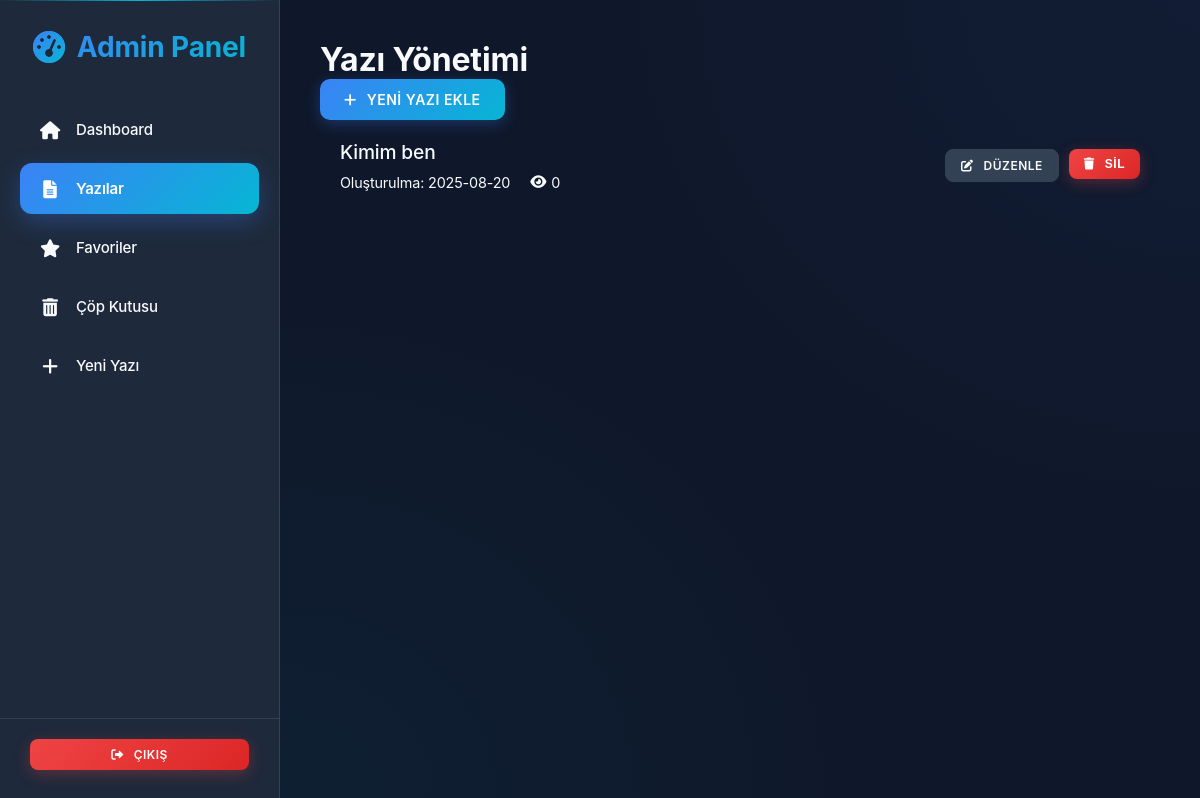
Page /gag-panel-511/posts (signed in) on the committed database.
### tables this page shows
CREATE TABLE posts (
                  id INTEGER PRIMARY KEY AUTOINCREMENT,
                  title TEXT NOT NULL,
                  excerpt TEXT,
                  content TEXT NOT NULL,
                  category TEXT,
                  image_filename TEXT,
                  image_class TEXT,
                  created_at TIMESTAMP DEFAULT CURRENT_TIMESTAMP,
                  updated_at TIMESTAMP DEFAULT CURRENT_TIMESTAMP,
                  views INTEGER DEFAULT 0, is_deleted INTEGER DEFAULT 0, deleted_at TIMESTAMP);

### app.py (the view)
@app.route(f"{ADMIN_PREFIX}/posts")
def admin_posts():
    if 'admin_logged_in' not in session:
        return redirect(url_for('admin_login'))
    conn = sqlite3.connect('blog.db')
    conn.row_factory = sqlite3.Row
    c = conn.cursor()
    c.execute("SELECT * FROM posts WHERE is_deleted=0 ORDER BY created_at DESC")
    posts = c.fetchall()
    conn.close()
    return render_template('admin/posts.html', posts=posts)

### app.py (called while the page is built)
@app.after_request
def after_request(response):
    response.headers['Cache-Control'] = 'no-cache, no-store, must-revalidate'
    response.headers['Pragma'] = 'no-cache'
    response.headers['Expires'] = '0'
    response.headers['X-Content-Type-Options'] = 'nosniff'
    response.headers['X-Frame-Options'] = 'DENY'
    response.headers['Referrer-Policy'] = 'no-referrer-when-downgrade'
    if (request.headers.get('X-Forwarded-Proto', 'http') == 'https'):
        response.headers['Strict-Transport-Security'] = 'max-age=63072000; includeSubDomains; preload'
    return response

### templates/admin/posts.html (shortened to what this page needs)
{% extends 'admin/base.html' %}
{% block admin_content %}
<div class="header">
    <h1 class="header-title">Yazı Yönetimi</h1>
    <a href="{{ url_for('admin_new_post') }}" class="btn btn-primary">
        <i class="fas fa-plus"></i> Yeni Yazı Ekle
    </a>
</div>
<div class="content-block">
    <ul class="posts-list">
        {% for post in posts %}
        <li class="post-item">
            <div class="post-info">
                <h3 class="post-title">{{ post['title'] }}</h3>
                <div class="post-meta">
                    <span>Oluşturulma: {{ post['created_at'][:10] if post['created_at'] else 'Tarih Yok' }}</span>
                    <span><i class="fas fa-eye"></i> {{ post['views'] if post['views'] else 0 }}</span>
                </div>
            </div>
            <div class="post-actions">
                <a href="{{ url_for('admin_edit_post', post_id=post['id']) }}" class="btn btn-secondary btn-sm">
                    <i class="fas fa-edit"></i> Düzenle
                </a>
                <form action="{{ url_for('admin_delete_post', post_id=post['id']) }}" method="POST" onsubmit="return confirm('Bu yazıyı silmek istediğinizden emin misiniz?');" style="display: inline;">
                    <button type="submit" class="btn btn-danger btn-sm">
                        <i class="fas fa-trash"></i> Sil
                    </button>
                </form>
            </div>
        </li>
        {% else %}
        <div class="no-content">
            <h3>Henüz hiç yazı oluşturulmamış.</h3>
            <p>Başlamak için yukarıdaki "Yeni Yazı Ekle" butonunu kullanabilirsiniz.</p>
        </div>
        {% endfor %}
    </ul>
</div>
{% endblock %}

### templates/admin/base.html (style rules this page uses)
:root { --admin-bg-primary: #0f172a; --admin-bg-secondary: #1e293b; --admin-bg-tertiary: #334155; --admin-surface: #1e293b; --admin-surface-hover: #334155; --admin-primary: #3b82f6; --admin-primary-hover: #2563eb; --admin-accent: #06b6d4; --admin-success: #10b981; --admin-warning: #f59e0b; --admin-danger: #ef4444; --admin-text-primary: #f8fafc; --admin-text-secondary: #cbd5e1; --admin-text-muted: #94a3b8; --admin-border: #334155; --admin-border-light: #475569; --admin-shadow: rgba(0, 0, 0, 0.25); --admin-shadow-lg: rgba(0, 0, 0, 0.4); --admin-bg-dark: var(--admin-bg-primary); --admin-surface-dark: var(--admin-surface); --admin-primary-orange: var(--admin-primary); --admin-primary-orange-hover: var(--admin-primary-hover); --admin-text-light: var(--admin-text-primary); --admin-text-muted: var(--admin-text-muted); --admin-border-dark: var(--admin-border); --admin-bg-secondary: var(--admin-surface); --admin-border-color: var(--admin-border); --admin-primary-accent: var(--admin-accent); --admin-header-color: var(--admin-primary); --admin-text-emphasis: var(--admin-text-primary); --admin-text-secondary: var(--admin-text-secondary); --admin-bg-hover: var(--admin-surface-hover); }
body { background: linear-gradient(135deg, var(--admin-bg-primary) 0%, var(--admin-bg-secondary) 100%) !important; color: var(--admin-text-primary) !important; font-family: 'Inter', -apple-system, BlinkMacSystemFont, "Segoe UI", Roboto, "Helvetica Neue", Arial, sans-serif !important; margin: 0 !important; padding: 0 !important; font-weight: 400; letter-spacing: -0.01em; }
* { margin: 0; padding: 0; box-sizing: border-box; }
html, body { height: 100%; overflow-x: hidden; }
.admin-main-content > * { position: relative; z-index: 1; }
.btn { padding: 12px 24px; border-radius: 10px; text-decoration: none; border: none; cursor: pointer; font-weight: 600; display: inline-flex; align-items: center; gap: 10px; transition: all 0.3s cubic-bezier(0.4, 0, 0.2, 1); font-size: 14px; text-transform: uppercase; letter-spacing: 0.5px; position: relative; overflow: hidden; }
.btn::before { content: ''; position: absolute; top: 0; left: -100%; width: 100%; height: 100%; background: linear-gradient(90deg, transparent, rgba(255,255,255,0.2), transparent); transition: left 0.5s ease; }
.btn-primary { background: linear-gradient(135deg, var(--admin-primary), var(--admin-accent)); color: white; box-shadow: 0 4px 15px rgba(59, 130, 246, 0.3); }
.btn-secondary { background: var(--admin-bg-tertiary); color: var(--admin-text-primary); border: 1px solid var(--admin-border); }
.btn-danger { background: linear-gradient(135deg, var(--admin-danger), #dc2626); color: white; box-shadow: 0 4px 15px rgba(239, 68, 68, 0.3); }
.btn-sm { padding: 8px 16px; font-size: 12px; border-radius: 8px; }
.admin-main-content, .admin-main-content * { white-space: normal; overflow-wrap: anywhere; word-break: break-word; }

### templates/admin/posts.html (style rules this page uses)
.posts-list { list-style: none; padding: 0; margin: 0; }
.post-item { background-color: var(--card-bg-color); border-radius: 8px; padding: 20px; margin-bottom: 15px; display: flex; justify-content: space-between; align-items: center; transition: background-color 0.3s ease, transform 0.2s ease; border: 1px solid var(--border-color); }
.post-info { flex-grow: 1; }
.post-title { margin: 0 0 10px 0; color: var(--text-color); font-size: 1.2rem; font-weight: 500; }
.post-meta { font-size: 0.9rem; color: var(--text-secondary-color); display: flex; gap: 20px; }
.post-meta span { display: flex; align-items: center; gap: 5px; }
.post-actions { display: flex; gap: 10px; }
.post-actions .btn { padding: 8px 15px; }

### rows in the picture
posts: title "Kimim ben", created_at "2025-08-20", views "0"
